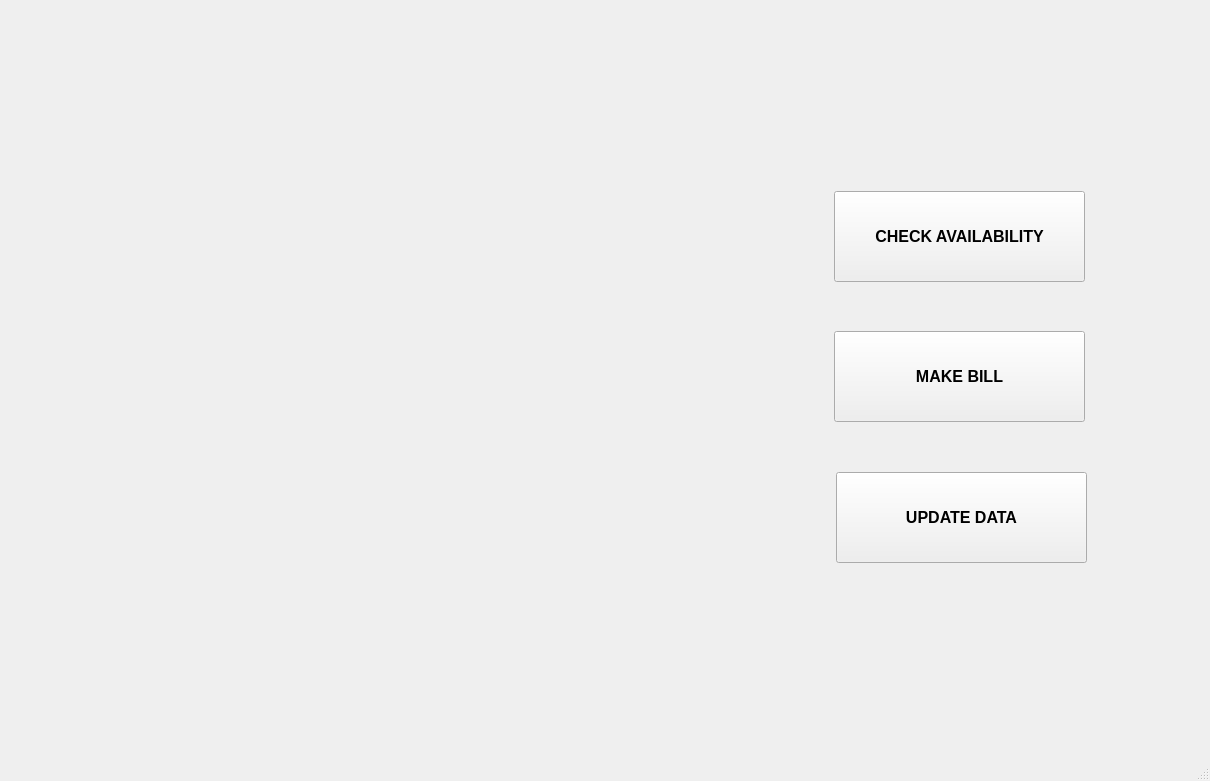
<?xml version="1.0" encoding="UTF-8"?>
<ui version="4.0">
 <class>MainWindow1</class>
 <widget class="QMainWindow" name="MainWindow1">
  <property name="geometry">
   <rect>
    <x>0</x>
    <y>0</y>
    <width>1210</width>
    <height>781</height>
   </rect>
  </property>
  <property name="windowTitle">
   <string>MainWindow</string>
  </property>
  <property name="styleSheet">
   <string notr="true">border-image:url(:/newPrefix/wp1931605.jpg)</string>
  </property>
  <widget class="QWidget" name="centralwidget">
   <widget class="QPushButton" name="btn_checkavailability">
    <property name="geometry">
     <rect>
      <x>834</x>
      <y>191</y>
      <width>251</width>
      <height>91</height>
     </rect>
    </property>
    <property name="font">
     <font>
      <pointsize>12</pointsize>
      <weight>75</weight>
      <bold>true</bold>
     </font>
    </property>
    <property name="styleSheet">
     <string notr="true">border-image:url(:/newPrefix/PicsArt_1539249712352.jpg)</string>
    </property>
    <property name="text">
     <string>CHECK AVAILABILITY</string>
    </property>
   </widget>
   <widget class="QPushButton" name="btn_makebill">
    <property name="geometry">
     <rect>
      <x>834</x>
      <y>331</y>
      <width>251</width>
      <height>91</height>
     </rect>
    </property>
    <property name="font">
     <font>
      <pointsize>12</pointsize>
      <weight>75</weight>
      <bold>true</bold>
     </font>
    </property>
    <property name="styleSheet">
     <string notr="true">border-image:url(:/newPrefix/PicsArt_1539249712352.jpg)</string>
    </property>
    <property name="text">
     <string>MAKE BILL</string>
    </property>
   </widget>
   <widget class="QPushButton" name="btn_updatedata">
    <property name="geometry">
     <rect>
      <x>836</x>
      <y>472</y>
      <width>251</width>
      <height>91</height>
     </rect>
    </property>
    <property name="font">
     <font>
      <pointsize>12</pointsize>
      <weight>75</weight>
      <bold>true</bold>
     </font>
    </property>
    <property name="styleSheet">
     <string notr="true">border-image:url(:/newPrefix/PicsArt_1539249712352.jpg)</string>
    </property>
    <property name="text">
     <string>UPDATE DATA</string>
    </property>
   </widget>
  </widget>
  <widget class="QMenuBar" name="menubar">
   <property name="geometry">
    <rect>
     <x>0</x>
     <y>0</y>
     <width>1210</width>
     <height>21</height>
    </rect>
   </property>
  </widget>
  <widget class="QStatusBar" name="statusbar"/>
 </widget>
 <resources>
  <include location="m2.qrc"/>
 </resources>
 <connections/>
</ui>
